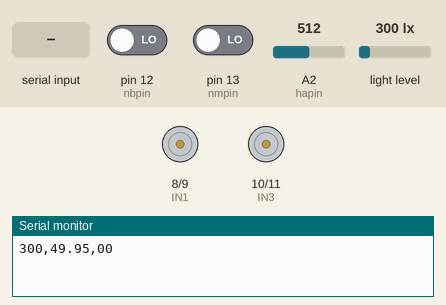
Recording of a sketch running on a simulated Arduino Uno, built with avr-gcc and run on an emulated ATmega328P. Parts: motor-driver pin pairs drawn as motors (green arrow = first pin HIGH = forward, orange = second pin HIGH = backward, longer = more drive), the last lines printed to the serial monitor. Inputs (shaded band) come from the test bench; at power-on: pin 12 (nbpin) LOW, pin 13 (nmpin) LOW, A2 (hapin) = 512, light level 300 lx.

Above: at 1.2 s.
1.3 s: "1" received over Serial
At 55.13 s:
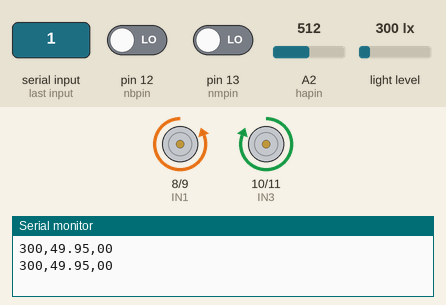
Timing chart, 0 to 55.0 s (numbered marks = the images above; inputs shaded):
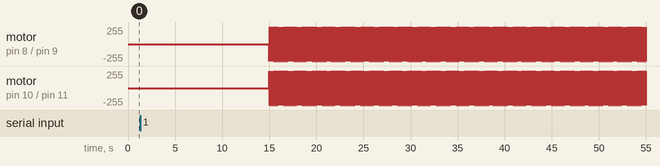

The sketch:

adquisicion_Actuacion.ino
```cpp
#include <Wire.h>
#include <BH1750.h>

BH1750 luxometro;
int nmpin = 13; // Sensor de nivel medio
int nbpin = 12; // Sensor de nivel bajo
int hapin = A2; // Sensor de humedad
int IN1 = 8;  // Pin digital 8 de Arduino a IN1 de modulo controlador
int IN2 = 9;  // Pin digital 9 de Arduino a IN2 de modulo controlador
int IN3 = 10; // Pin digital 10 de Arduino a IN3 de modulo controlador
int IN4 = 11; // Pin digital 11 de Arduino a IN4 de modulo controlador
int demora = 10;  // Demora entre pasos, no debe ser menor a 10 ms
int mssg = 0; // Variable para guardar el mensaje

void setup()
{
  Serial.begin(9600);
  Wire.begin();
  luxometro.begin();
  pinMode(nmpin,INPUT);
  pinMode(nbpin,INPUT);
  pinMode(IN1,OUTPUT);
  pinMode(IN2,OUTPUT);
  pinMode(IN3,OUTPUT);
  pinMode(IN4,OUTPUT);
}

void motor()
{
  if (Serial.available() > 0)
  {
    mssg = Serial.read(); // Leemos el serial
    if(mssg == '1')
    {
      for (int i = 0; i < 1536; i++)  // 512*4 = 2048 pasos
      {
        digitalWrite(IN1,HIGH);  // Paso 1
        digitalWrite(IN2,HIGH);
        digitalWrite(IN3,LOW);
        digitalWrite(IN4,LOW);
        delay(demora);
        digitalWrite(IN1,LOW); // Paso 2
        digitalWrite(IN2,HIGH);
        digitalWrite(IN3,HIGH);
        digitalWrite(IN4,LOW);
        delay(demora);
        digitalWrite(IN1,LOW); // Paso 3
        digitalWrite(IN2,LOW);
        digitalWrite(IN3,HIGH);
        digitalWrite(IN4,HIGH);
        delay(demora);
        digitalWrite(IN1,HIGH);  // Paso 4
        digitalWrite(IN2,LOW);
        digitalWrite(IN3,LOW);
        digitalWrite(IN4,HIGH);
        delay(demora);
      }
    }
    else if(mssg == '0')
    {
      for (int i = 0; i < 1536; i++) // 512*4 = 2048 pasos
      {
        digitalWrite(IN1,LOW); // Paso 1
        digitalWrite(IN2,LOW);
        digitalWrite(IN3,LOW);
        digitalWrite(IN4,HIGH);
        delay(demora);
        digitalWrite(IN1,LOW); // Paso 2
        digitalWrite(IN2,LOW);
        digitalWrite(IN3,HIGH);
        digitalWrite(IN4,LOW);
        delay(demora);
        digitalWrite(IN1,LOW); // Paso 3
        digitalWrite(IN2,HIGH);
        digitalWrite(IN3,LOW);
        digitalWrite(IN4,LOW);
        delay(demora);
        digitalWrite(IN1,HIGH);  // Paso 4
        digitalWrite(IN2,LOW);
        digitalWrite(IN3,LOW);
        digitalWrite(IN4,LOW);
        delay(demora);
      }
    }
  }
}

void loop()
{
  unsigned int iluz = luxometro.readLightLevel();
  int nmedio = digitalRead(nmpin);
  int nbajo = digitalRead(nbpin);
  int humedad = analogRead(hapin);
  float phumedad = 1023.0-humedad;
  phumedad = phumedad*(100.0/1023.0);
  Serial.print(iluz);
  Serial.print(",");
  Serial.print(phumedad);
  Serial.print(",");
  Serial.print(nbajo);
  Serial.println(nmedio);
  motor();
  delay(15000);
}
```
